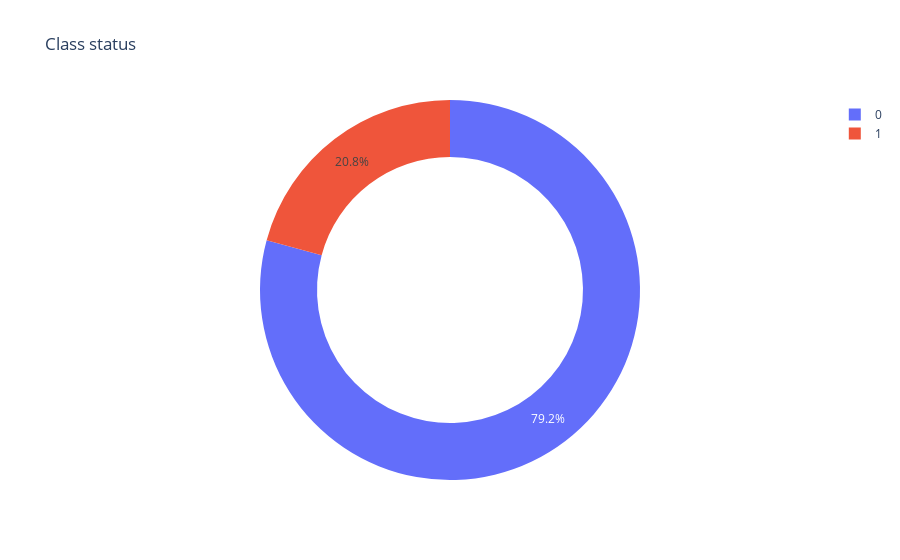

Notebook code cell kept with this figure:
### Code cell
diabetes_status = data['Class'].value_counts()
transactions = diabetes_status.index
quantity = diabetes_status.values

Figure = px.pie(data,
               values=quantity,
               names=transactions, hole=.70,
               title="Class status")
Figure.show()

### Figure 1 — Plotly figure (JSON) as saved in the notebook; plotly's stock layout.template omitted (floating-point values rounded to 4 significant figures)
{"data": [{"domain": {"x": [0, 1], "y": [0, 1]}, "hole": 0.7, "hovertemplate": "label=%{label}<br>value=%{value}<extra></extra>", "labels": [0, 1], "legendgroup": "", "name": "", "showlegend": true, "type": "pie", "values": [122, 32]}], "layout": {"autosize": true, "legend": {"tracegroupgap": 0}, "title": {"text": "Class status"}}}
